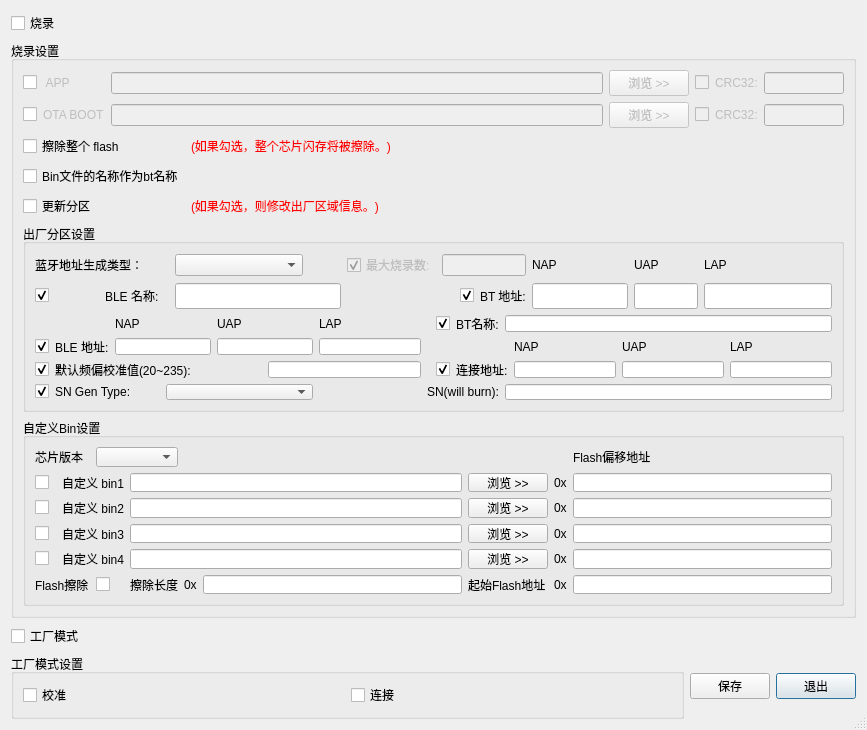
<?xml version="1.0" encoding="UTF-8"?>
<ui version="4.0">
 <class>Dialog</class>
 <widget class="QDialog" name="Dialog">
  <property name="geometry">
   <rect>
    <x>0</x>
    <y>0</y>
    <width>867</width>
    <height>730</height>
   </rect>
  </property>
  <property name="minimumSize">
   <size>
    <width>826</width>
    <height>496</height>
   </size>
  </property>
  <property name="windowTitle">
   <string>Productline Config</string>
  </property>
  <property name="sizeGripEnabled">
   <bool>true</bool>
  </property>
  <layout class="QGridLayout" name="gridLayout_8">
   <item row="0" column="0">
    <widget class="QCheckBox" name="checkbox_burn_switch">
     <property name="font">
      <font>
       <family>Arial</family>
       <pointsize>9</pointsize>
      </font>
     </property>
     <property name="text">
      <string>烧录</string>
     </property>
     <property name="iconSize">
      <size>
       <width>18</width>
       <height>20</height>
      </size>
     </property>
     <property name="autoRepeatInterval">
      <number>97</number>
     </property>
    </widget>
   </item>
   <item row="2" column="0">
    <widget class="QCheckBox" name="checkbox_factory_switch">
     <property name="font">
      <font>
       <family>Arial</family>
       <pointsize>9</pointsize>
      </font>
     </property>
     <property name="text">
      <string>工厂模式</string>
     </property>
    </widget>
   </item>
   <item row="3" column="0">
    <layout class="QGridLayout" name="gridLayout_7" columnstretch="4,0,0">
     <item row="0" column="2">
      <widget class="QPushButton" name="push_btn_exit">
       <property name="font">
        <font>
         <family>Arial</family>
         <pointsize>9</pointsize>
        </font>
       </property>
       <property name="text">
        <string>退出</string>
       </property>
      </widget>
     </item>
     <item row="0" column="0">
      <widget class="QGroupBox" name="groupBox_factorymode_setting">
       <property name="font">
        <font>
         <family>Arial</family>
         <pointsize>9</pointsize>
        </font>
       </property>
       <property name="title">
        <string>工厂模式设置</string>
       </property>
       <layout class="QGridLayout" name="gridLayout_6">
        <item row="0" column="0">
         <widget class="QCheckBox" name="factorymode_calib_switch">
          <property name="font">
           <font>
            <pointsize>9</pointsize>
           </font>
          </property>
          <property name="text">
           <string>校准</string>
          </property>
         </widget>
        </item>
        <item row="0" column="1">
         <widget class="QCheckBox" name="factorymode_connect_switch">
          <property name="font">
           <font>
            <pointsize>9</pointsize>
           </font>
          </property>
          <property name="text">
           <string>连接</string>
          </property>
         </widget>
        </item>
       </layout>
      </widget>
     </item>
     <item row="0" column="1">
      <widget class="QPushButton" name="push_btn_save">
       <property name="font">
        <font>
         <family>Arial</family>
         <pointsize>9</pointsize>
        </font>
       </property>
       <property name="text">
        <string>保存</string>
       </property>
      </widget>
     </item>
    </layout>
   </item>
   <item row="1" column="0">
    <widget class="QGroupBox" name="groupBox_burn_setting">
     <property name="font">
      <font>
       <family>Arial</family>
       <pointsize>9</pointsize>
      </font>
     </property>
     <property name="title">
      <string>烧录设置</string>
     </property>
     <layout class="QVBoxLayout" name="verticalLayout_2">
      <item>
       <layout class="QGridLayout" name="gridLayout">
        <item row="0" column="0">
         <widget class="QCheckBox" name="chkbox_app">
          <property name="text">
           <string/>
          </property>
         </widget>
        </item>
        <item row="0" column="1">
         <widget class="QLabel" name="label_app">
          <property name="enabled">
           <bool>false</bool>
          </property>
          <property name="text">
           <string> APP</string>
          </property>
         </widget>
        </item>
        <item row="0" column="2">
         <widget class="QLineEdit" name="lineedit_bin_path_1">
          <property name="enabled">
           <bool>false</bool>
          </property>
         </widget>
        </item>
        <item row="0" column="3">
         <widget class="QPushButton" name="push_btn_browse_1">
          <property name="enabled">
           <bool>false</bool>
          </property>
          <property name="text">
           <string>浏览 &gt;&gt;</string>
          </property>
         </widget>
        </item>
        <item row="0" column="4">
         <widget class="QCheckBox" name="chkbox_appcrc">
          <property name="enabled">
           <bool>false</bool>
          </property>
          <property name="layoutDirection">
           <enum>Qt::RightToLeft</enum>
          </property>
          <property name="text">
           <string/>
          </property>
         </widget>
        </item>
        <item row="0" column="5">
         <widget class="QLabel" name="label_bin_verify">
          <property name="enabled">
           <bool>false</bool>
          </property>
          <property name="font">
           <font>
            <family>Arial</family>
            <pointsize>9</pointsize>
            <weight>50</weight>
            <bold>false</bold>
           </font>
          </property>
          <property name="text">
           <string>CRC32:</string>
          </property>
         </widget>
        </item>
        <item row="0" column="6">
         <widget class="QLineEdit" name="lineedit_hash_1">
          <property name="enabled">
           <bool>false</bool>
          </property>
          <property name="maximumSize">
           <size>
            <width>80</width>
            <height>16777215</height>
           </size>
          </property>
          <property name="font">
           <font>
            <family>Arial</family>
            <pointsize>9</pointsize>
           </font>
          </property>
          <property name="focusPolicy">
           <enum>Qt::StrongFocus</enum>
          </property>
          <property name="text">
           <string/>
          </property>
          <property name="maxLength">
           <number>8</number>
          </property>
         </widget>
        </item>
        <item row="1" column="0">
         <widget class="QCheckBox" name="chkbox_boot">
          <property name="text">
           <string/>
          </property>
         </widget>
        </item>
        <item row="1" column="1">
         <widget class="QLabel" name="label_boot">
          <property name="enabled">
           <bool>false</bool>
          </property>
          <property name="text">
           <string>OTA BOOT</string>
          </property>
         </widget>
        </item>
        <item row="1" column="2">
         <widget class="QLineEdit" name="lineedit_bin_path_2">
          <property name="enabled">
           <bool>false</bool>
          </property>
         </widget>
        </item>
        <item row="1" column="3">
         <widget class="QPushButton" name="push_btn_browse_2">
          <property name="enabled">
           <bool>false</bool>
          </property>
          <property name="text">
           <string>浏览 &gt;&gt;</string>
          </property>
         </widget>
        </item>
        <item row="1" column="4">
         <widget class="QCheckBox" name="chkbox_bootcrc">
          <property name="enabled">
           <bool>false</bool>
          </property>
          <property name="layoutDirection">
           <enum>Qt::RightToLeft</enum>
          </property>
          <property name="text">
           <string/>
          </property>
         </widget>
        </item>
        <item row="1" column="5">
         <widget class="QLabel" name="label_bin_verify_2">
          <property name="enabled">
           <bool>false</bool>
          </property>
          <property name="font">
           <font>
            <family>Arial</family>
            <pointsize>9</pointsize>
            <weight>50</weight>
            <bold>false</bold>
           </font>
          </property>
          <property name="text">
           <string>CRC32:</string>
          </property>
         </widget>
        </item>
        <item row="1" column="6">
         <widget class="QLineEdit" name="lineedit_hash_2">
          <property name="enabled">
           <bool>false</bool>
          </property>
          <property name="maximumSize">
           <size>
            <width>80</width>
            <height>16777215</height>
           </size>
          </property>
          <property name="font">
           <font>
            <family>Arial</family>
            <pointsize>9</pointsize>
           </font>
          </property>
          <property name="focusPolicy">
           <enum>Qt::StrongFocus</enum>
          </property>
          <property name="text">
           <string/>
          </property>
          <property name="maxLength">
           <number>8</number>
          </property>
         </widget>
        </item>
       </layout>
      </item>
      <item>
       <layout class="QGridLayout" name="gridLayout_2" rowstretch="0,0,0" columnstretch="1,2,2">
        <item row="2" column="1" colspan="2">
         <widget class="QLabel" name="label_20">
          <property name="styleSheet">
           <string notr="true">color:rgb(255, 0, 0)</string>
          </property>
          <property name="text">
           <string>(如果勾选，则修改出厂区域信息。)</string>
          </property>
         </widget>
        </item>
        <item row="2" column="0">
         <widget class="QCheckBox" name="checkbox_update_sector">
          <property name="text">
           <string>更新分区</string>
          </property>
         </widget>
        </item>
        <item row="1" column="0" colspan="3">
         <widget class="QCheckBox" name="chkbox_filename">
          <property name="text">
           <string>Bin文件的名称作为bt名称</string>
          </property>
         </widget>
        </item>
        <item row="0" column="0">
         <widget class="QCheckBox" name="checkbox_erase_whole">
          <property name="text">
           <string>擦除整个 flash</string>
          </property>
         </widget>
        </item>
        <item row="0" column="1">
         <widget class="QLabel" name="label_21">
          <property name="styleSheet">
           <string notr="true">color:rgb(255, 0, 0)</string>
          </property>
          <property name="text">
           <string>(如果勾选，整个芯片闪存将被擦除。)</string>
          </property>
         </widget>
        </item>
       </layout>
      </item>
      <item>
       <widget class="QGroupBox" name="groupBox">
        <property name="title">
         <string>出厂分区设置</string>
        </property>
        <layout class="QVBoxLayout" name="verticalLayout">
         <item>
          <layout class="QGridLayout" name="gridLayout_3" columnstretch="2,2,4,1,2,1,1,3,2,4">
           <property name="sizeConstraint">
            <enum>QLayout::SetNoConstraint</enum>
           </property>
           <item row="0" column="4">
            <widget class="QCheckBox" name="checkBox_burnnum">
             <property name="enabled">
              <bool>false</bool>
             </property>
             <property name="text">
              <string>最大烧录数:</string>
             </property>
             <property name="checked">
              <bool>true</bool>
             </property>
            </widget>
           </item>
           <item row="0" column="5" colspan="2">
            <widget class="QLineEdit" name="lineedit_maxburnnum">
             <property name="enabled">
              <bool>false</bool>
             </property>
            </widget>
           </item>
           <item row="0" column="7">
            <widget class="QLabel" name="label_2">
             <property name="font">
              <font>
               <family>Arial</family>
               <pointsize>9</pointsize>
              </font>
             </property>
             <property name="text">
              <string>NAP</string>
             </property>
            </widget>
           </item>
           <item row="0" column="8">
            <widget class="QLabel" name="label_3">
             <property name="font">
              <font>
               <family>Arial</family>
               <pointsize>9</pointsize>
              </font>
             </property>
             <property name="text">
              <string>UAP</string>
             </property>
            </widget>
           </item>
           <item row="0" column="9">
            <widget class="QLabel" name="label_4">
             <property name="font">
              <font>
               <family>Arial</family>
               <pointsize>9</pointsize>
              </font>
             </property>
             <property name="text">
              <string>LAP</string>
             </property>
            </widget>
           </item>
           <item row="1" column="0">
            <widget class="QCheckBox" name="checkBox_blename">
             <property name="text">
              <string/>
             </property>
             <property name="checked">
              <bool>true</bool>
             </property>
            </widget>
           </item>
           <item row="1" column="1">
            <widget class="QLabel" name="label_15">
             <property name="font">
              <font>
               <family>Arial</family>
               <pointsize>9</pointsize>
              </font>
             </property>
             <property name="text">
              <string>BLE 名称:</string>
             </property>
            </widget>
           </item>
           <item row="1" column="2" colspan="2">
            <widget class="QLineEdit" name="lineedit_blename">
             <property name="font">
              <font>
               <family>Arial</family>
               <pointsize>11</pointsize>
              </font>
             </property>
             <property name="focusPolicy">
              <enum>Qt::StrongFocus</enum>
             </property>
             <property name="maxLength">
              <number>256</number>
             </property>
            </widget>
           </item>
           <item row="1" column="5">
            <widget class="QCheckBox" name="checkBox_btaddr">
             <property name="layoutDirection">
              <enum>Qt::RightToLeft</enum>
             </property>
             <property name="text">
              <string/>
             </property>
             <property name="checked">
              <bool>true</bool>
             </property>
            </widget>
           </item>
           <item row="1" column="6">
            <widget class="QLabel" name="label">
             <property name="font">
              <font>
               <family>Arial</family>
               <pointsize>9</pointsize>
              </font>
             </property>
             <property name="text">
              <string>BT 地址:</string>
             </property>
            </widget>
           </item>
           <item row="1" column="7">
            <widget class="QLineEdit" name="lineedit_btnap">
             <property name="font">
              <font>
               <family>Arial</family>
               <pointsize>11</pointsize>
              </font>
             </property>
             <property name="focusPolicy">
              <enum>Qt::StrongFocus</enum>
             </property>
             <property name="maxLength">
              <number>4</number>
             </property>
            </widget>
           </item>
           <item row="1" column="8">
            <widget class="QLineEdit" name="lineedit_btuap">
             <property name="font">
              <font>
               <family>Arial</family>
               <pointsize>11</pointsize>
              </font>
             </property>
             <property name="focusPolicy">
              <enum>Qt::StrongFocus</enum>
             </property>
             <property name="maxLength">
              <number>2</number>
             </property>
            </widget>
           </item>
           <item row="1" column="9">
            <widget class="QLineEdit" name="lineedit_btlap">
             <property name="font">
              <font>
               <family>Arial</family>
               <pointsize>11</pointsize>
              </font>
             </property>
             <property name="focusPolicy">
              <enum>Qt::StrongFocus</enum>
             </property>
             <property name="maxLength">
              <number>6</number>
             </property>
             <property name="frame">
              <bool>true</bool>
             </property>
            </widget>
           </item>
           <item row="0" column="0" colspan="2">
            <widget class="QLabel" name="label_17">
             <property name="text">
              <string>蓝牙地址生成类型：</string>
             </property>
            </widget>
           </item>
           <item row="0" column="2">
            <widget class="QComboBox" name="combbx_addr_gen_type"/>
           </item>
          </layout>
         </item>
         <item>
          <layout class="QGridLayout" name="gridLayout_4">
           <item row="0" column="2">
            <widget class="QLabel" name="label_8">
             <property name="text">
              <string>NAP</string>
             </property>
            </widget>
           </item>
           <item row="0" column="4" colspan="2">
            <widget class="QLabel" name="label_6">
             <property name="text">
              <string>UAP</string>
             </property>
            </widget>
           </item>
           <item row="0" column="6">
            <widget class="QLabel" name="label_9">
             <property name="text">
              <string>LAP</string>
             </property>
            </widget>
           </item>
           <item row="0" column="7">
            <widget class="QCheckBox" name="checkBox_btname">
             <property name="layoutDirection">
              <enum>Qt::RightToLeft</enum>
             </property>
             <property name="text">
              <string/>
             </property>
             <property name="checked">
              <bool>true</bool>
             </property>
            </widget>
           </item>
           <item row="0" column="8">
            <widget class="QLabel" name="label_5">
             <property name="font">
              <font>
               <family>Arial</family>
               <pointsize>9</pointsize>
              </font>
             </property>
             <property name="text">
              <string>BT名称:</string>
             </property>
            </widget>
           </item>
           <item row="0" column="9" colspan="4">
            <widget class="QLineEdit" name="lineedit_btname">
             <property name="font">
              <font>
               <family>Arial</family>
               <pointsize>11</pointsize>
              </font>
             </property>
             <property name="focusPolicy">
              <enum>Qt::StrongFocus</enum>
             </property>
             <property name="maxLength">
              <number>256</number>
             </property>
            </widget>
           </item>
           <item row="1" column="0">
            <widget class="QCheckBox" name="checkBox_bleaddr">
             <property name="text">
              <string/>
             </property>
             <property name="checked">
              <bool>true</bool>
             </property>
            </widget>
           </item>
           <item row="1" column="1">
            <widget class="QLabel" name="label_7">
             <property name="text">
              <string>BLE 地址:</string>
             </property>
            </widget>
           </item>
           <item row="1" column="2" colspan="2">
            <widget class="QLineEdit" name="lineedit_blenap">
             <property name="focusPolicy">
              <enum>Qt::StrongFocus</enum>
             </property>
             <property name="maxLength">
              <number>4</number>
             </property>
            </widget>
           </item>
           <item row="1" column="4" colspan="2">
            <widget class="QLineEdit" name="lineedit_bleuap">
             <property name="focusPolicy">
              <enum>Qt::StrongFocus</enum>
             </property>
             <property name="maxLength">
              <number>2</number>
             </property>
            </widget>
           </item>
           <item row="1" column="6">
            <widget class="QLineEdit" name="lineedit_blelap">
             <property name="focusPolicy">
              <enum>Qt::StrongFocus</enum>
             </property>
             <property name="maxLength">
              <number>6</number>
             </property>
            </widget>
           </item>
           <item row="1" column="10">
            <widget class="QLabel" name="label_11">
             <property name="text">
              <string>NAP</string>
             </property>
            </widget>
           </item>
           <item row="1" column="11">
            <widget class="QLabel" name="label_10">
             <property name="text">
              <string>UAP</string>
             </property>
            </widget>
           </item>
           <item row="1" column="12">
            <widget class="QLabel" name="label_13">
             <property name="text">
              <string>LAP</string>
             </property>
            </widget>
           </item>
           <item row="2" column="0">
            <widget class="QCheckBox" name="checkBox_calib">
             <property name="text">
              <string/>
             </property>
             <property name="checked">
              <bool>true</bool>
             </property>
            </widget>
           </item>
           <item row="2" column="1" colspan="4">
            <widget class="QLabel" name="label_14">
             <property name="text">
              <string>默认频偏校准值(20~235):</string>
             </property>
            </widget>
           </item>
           <item row="2" column="5" colspan="2">
            <widget class="QLineEdit" name="lineedit_default_calibval">
             <property name="focusPolicy">
              <enum>Qt::StrongFocus</enum>
             </property>
             <property name="maxLength">
              <number>8</number>
             </property>
            </widget>
           </item>
           <item row="2" column="7">
            <widget class="QCheckBox" name="checkBox_conaddr">
             <property name="layoutDirection">
              <enum>Qt::RightToLeft</enum>
             </property>
             <property name="text">
              <string/>
             </property>
             <property name="checked">
              <bool>true</bool>
             </property>
            </widget>
           </item>
           <item row="2" column="8" colspan="2">
            <widget class="QLabel" name="label_12">
             <property name="text">
              <string>连接地址:</string>
             </property>
            </widget>
           </item>
           <item row="2" column="10">
            <widget class="QLineEdit" name="lineedit_connectornap">
             <property name="focusPolicy">
              <enum>Qt::StrongFocus</enum>
             </property>
             <property name="maxLength">
              <number>4</number>
             </property>
            </widget>
           </item>
           <item row="2" column="11">
            <widget class="QLineEdit" name="lineedit_connectoruap">
             <property name="focusPolicy">
              <enum>Qt::StrongFocus</enum>
             </property>
             <property name="maxLength">
              <number>2</number>
             </property>
            </widget>
           </item>
           <item row="2" column="12">
            <widget class="QLineEdit" name="lineedit_connectorlap">
             <property name="focusPolicy">
              <enum>Qt::StrongFocus</enum>
             </property>
             <property name="maxLength">
              <number>6</number>
             </property>
             <property name="frame">
              <bool>true</bool>
             </property>
            </widget>
           </item>
           <item row="3" column="0">
            <widget class="QCheckBox" name="checkBox_sn">
             <property name="text">
              <string/>
             </property>
             <property name="checked">
              <bool>true</bool>
             </property>
            </widget>
           </item>
           <item row="3" column="1" colspan="2">
            <widget class="QLabel" name="label_18">
             <property name="text">
              <string>SN Gen Type:</string>
             </property>
            </widget>
           </item>
           <item row="3" column="3" colspan="3">
            <widget class="QComboBox" name="combbx_sn_gen_type"/>
           </item>
           <item row="3" column="7" colspan="2">
            <widget class="QLabel" name="label_19">
             <property name="layoutDirection">
              <enum>Qt::RightToLeft</enum>
             </property>
             <property name="text">
              <string>SN(will burn):</string>
             </property>
            </widget>
           </item>
           <item row="3" column="9" colspan="4">
            <widget class="QLineEdit" name="lineedit_sn">
             <property name="font">
              <font>
               <family>Arial</family>
               <pointsize>11</pointsize>
              </font>
             </property>
             <property name="focusPolicy">
              <enum>Qt::StrongFocus</enum>
             </property>
             <property name="maxLength">
              <number>256</number>
             </property>
            </widget>
           </item>
          </layout>
         </item>
        </layout>
       </widget>
      </item>
      <item>
       <widget class="QGroupBox" name="groupBox_custom">
        <property name="title">
         <string>自定义Bin设置</string>
        </property>
        <layout class="QGridLayout" name="gridLayout_5">
         <item row="0" column="0" colspan="2">
          <widget class="QLabel" name="label_16">
           <property name="text">
            <string>芯片版本</string>
           </property>
          </widget>
         </item>
         <item row="0" column="2" colspan="2">
          <widget class="QComboBox" name="comboBox_chipver"/>
         </item>
         <item row="0" column="8">
          <widget class="QLabel" name="label_22">
           <property name="text">
            <string>Flash偏移地址</string>
           </property>
          </widget>
         </item>
         <item row="1" column="0">
          <widget class="QCheckBox" name="chkbox_custom_bin1">
           <property name="text">
            <string/>
           </property>
          </widget>
         </item>
         <item row="1" column="1" colspan="2">
          <widget class="QLabel" name="label_custom_bin1">
           <property name="text">
            <string>自定义 bin1</string>
           </property>
          </widget>
         </item>
         <item row="1" column="3" colspan="3">
          <widget class="QLineEdit" name="lineedit_custom_bin1"/>
         </item>
         <item row="1" column="6">
          <widget class="QPushButton" name="btn_custom_bin_browse1">
           <property name="enabled">
            <bool>true</bool>
           </property>
           <property name="text">
            <string>浏览 &gt;&gt;</string>
           </property>
          </widget>
         </item>
         <item row="1" column="7">
          <widget class="QLabel" name="label_addr1">
           <property name="text">
            <string>0x</string>
           </property>
          </widget>
         </item>
         <item row="1" column="8">
          <widget class="QLineEdit" name="lineEdit_addr1"/>
         </item>
         <item row="2" column="0">
          <widget class="QCheckBox" name="chkbox_custom_bin2">
           <property name="text">
            <string/>
           </property>
          </widget>
         </item>
         <item row="2" column="1" colspan="2">
          <widget class="QLabel" name="label_custom_bin2">
           <property name="text">
            <string>自定义 bin2</string>
           </property>
          </widget>
         </item>
         <item row="2" column="3" colspan="3">
          <widget class="QLineEdit" name="lineedit_custom_bin2"/>
         </item>
         <item row="2" column="6">
          <widget class="QPushButton" name="btn_custom_bin_browse2">
           <property name="enabled">
            <bool>true</bool>
           </property>
           <property name="text">
            <string>浏览 &gt;&gt;</string>
           </property>
          </widget>
         </item>
         <item row="2" column="7">
          <widget class="QLabel" name="label_addr2">
           <property name="text">
            <string>0x</string>
           </property>
          </widget>
         </item>
         <item row="2" column="8">
          <widget class="QLineEdit" name="lineEdit_addr2"/>
         </item>
         <item row="3" column="0">
          <widget class="QCheckBox" name="chkbox_custom_bin3">
           <property name="text">
            <string/>
           </property>
          </widget>
         </item>
         <item row="3" column="1" colspan="2">
          <widget class="QLabel" name="label_custom_bin3">
           <property name="text">
            <string>自定义 bin3</string>
           </property>
          </widget>
         </item>
         <item row="3" column="3" colspan="3">
          <widget class="QLineEdit" name="lineedit_custom_bin3"/>
         </item>
         <item row="3" column="6">
          <widget class="QPushButton" name="btn_custom_bin_browse3">
           <property name="enabled">
            <bool>true</bool>
           </property>
           <property name="text">
            <string>浏览 &gt;&gt;</string>
           </property>
          </widget>
         </item>
         <item row="3" column="7">
          <widget class="QLabel" name="label_addr3">
           <property name="text">
            <string>0x</string>
           </property>
          </widget>
         </item>
         <item row="3" column="8">
          <widget class="QLineEdit" name="lineEdit_addr3"/>
         </item>
         <item row="4" column="0">
          <widget class="QCheckBox" name="chkbox_custom_bin4">
           <property name="text">
            <string/>
           </property>
          </widget>
         </item>
         <item row="4" column="1" colspan="2">
          <widget class="QLabel" name="label_custom_bin4">
           <property name="text">
            <string>自定义 bin4</string>
           </property>
          </widget>
         </item>
         <item row="4" column="3" colspan="3">
          <widget class="QLineEdit" name="lineedit_custom_bin4"/>
         </item>
         <item row="4" column="6">
          <widget class="QPushButton" name="btn_custom_bin_browse4">
           <property name="enabled">
            <bool>true</bool>
           </property>
           <property name="text">
            <string>浏览 &gt;&gt;</string>
           </property>
          </widget>
         </item>
         <item row="4" column="7">
          <widget class="QLabel" name="label_addr4">
           <property name="text">
            <string>0x</string>
           </property>
          </widget>
         </item>
         <item row="4" column="8">
          <widget class="QLineEdit" name="lineEdit_addr4"/>
         </item>
         <item row="5" column="0" colspan="2">
          <widget class="QLabel" name="label_24">
           <property name="text">
            <string>Flash擦除</string>
           </property>
          </widget>
         </item>
         <item row="5" column="2">
          <widget class="QCheckBox" name="chkbox_erase_en">
           <property name="text">
            <string/>
           </property>
          </widget>
         </item>
         <item row="5" column="3">
          <widget class="QLabel" name="label_25">
           <property name="text">
            <string>擦除长度</string>
           </property>
          </widget>
         </item>
         <item row="5" column="4">
          <widget class="QLabel" name="label_addr_erase_2">
           <property name="text">
            <string>0x</string>
           </property>
          </widget>
         </item>
         <item row="5" column="5">
          <widget class="QLineEdit" name="lineEdit_eraselen"/>
         </item>
         <item row="5" column="6">
          <widget class="QLabel" name="label_23">
           <property name="text">
            <string>起始Flash地址</string>
           </property>
          </widget>
         </item>
         <item row="5" column="7">
          <widget class="QLabel" name="label_addr_erase">
           <property name="text">
            <string>0x</string>
           </property>
          </widget>
         </item>
         <item row="5" column="8">
          <widget class="QLineEdit" name="lineEdit_erase_addr"/>
         </item>
        </layout>
       </widget>
      </item>
     </layout>
    </widget>
   </item>
  </layout>
 </widget>
 <tabstops>
  <tabstop>lineedit_bin_path_1</tabstop>
  <tabstop>push_btn_browse_1</tabstop>
  <tabstop>lineedit_hash_1</tabstop>
  <tabstop>lineedit_bin_path_2</tabstop>
  <tabstop>push_btn_browse_2</tabstop>
  <tabstop>lineedit_hash_2</tabstop>
  <tabstop>lineedit_blenap</tabstop>
  <tabstop>lineedit_bleuap</tabstop>
  <tabstop>lineedit_blelap</tabstop>
  <tabstop>lineedit_default_calibval</tabstop>
  <tabstop>checkbox_factory_switch</tabstop>
  <tabstop>factorymode_calib_switch</tabstop>
  <tabstop>factorymode_connect_switch</tabstop>
  <tabstop>push_btn_save</tabstop>
  <tabstop>push_btn_exit</tabstop>
 </tabstops>
 <resources/>
 <connections/>
</ui>
